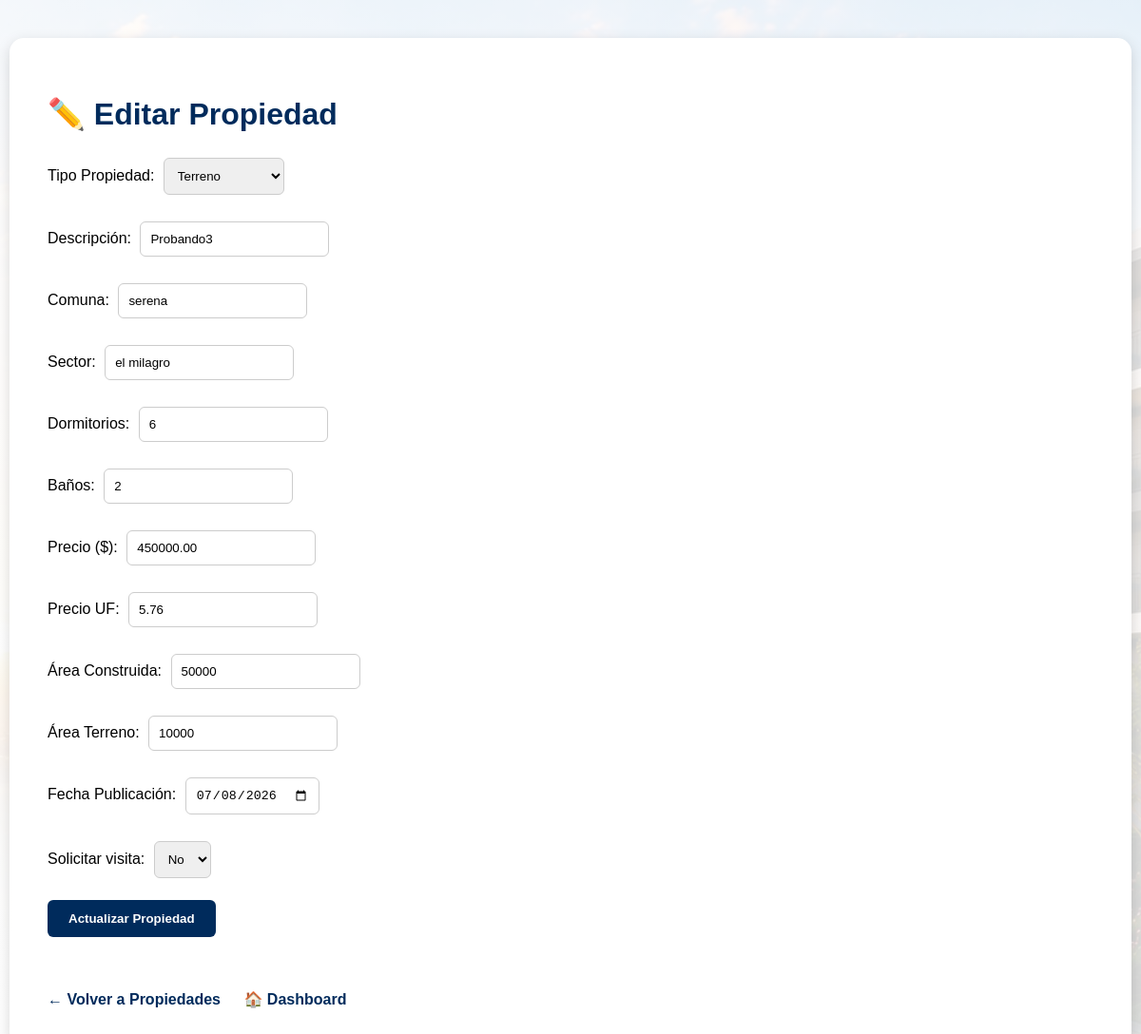
The app's page /editar_propiedad.php?id=23 (signed in) with its own data.
### tables this page shows
CREATE TABLE `propiedades` (
  `id` int(11) NOT NULL,
  `tipo` varchar(50) DEFAULT NULL,
  `descripcion` varchar(255) DEFAULT NULL,
  `dormitorios` int(11) DEFAULT NULL,
  `banos` int(11) DEFAULT NULL,
  `precio` decimal(12,2) DEFAULT NULL,
  `precioUF` decimal(10,2) DEFAULT NULL,
  `areaConstruida` int(11) DEFAULT NULL,
  `areaTerreno` int(11) DEFAULT NULL,
  `fecha` date DEFAULT NULL,
  `visita` varchar(10) DEFAULT NULL,
  `caracteristicas` text DEFAULT NULL,
  `id_usuario` int(11) DEFAULT NULL,
  `estado` varchar(30) NOT NULL DEFAULT 'Publicada',
  `comuna` varchar(100) DEFAULT NULL,
  `sector` varchar(150) DEFAULT NULL
);

### editar_propiedad.php (the view, shortened to what this page needs)
<?php
include("conexion.php");
$id = $_GET["id"];
$id_usuario = $_SESSION["id"];
$rol = $_SESSION["rol"];
if ($rol == "Administrador" || $rol == "Gestor") {
    $sql = "SELECT * FROM propiedades WHERE id = $id";
} else {
    $sql = "SELECT * FROM propiedades
            WHERE id = $id
            AND id_usuario = '$id_usuario'";
}
$resultado = $conexion->query($sql);
$propiedad = $resultado->fetch_assoc();
?>
<!DOCTYPE html>
<html lang="es">
<head>
    <link rel="stylesheet" href="css/estilos.css">
</head>
<body>
<div class="contenedor-propiedades-crud">
    <h1>✏️ Editar Propiedad</h1>
    <form action="actualizar_propiedad.php" method="POST">
        <label>Tipo Propiedad:</label>
        <select name="tipo">
            <option value="Terreno" <?php if($propiedad['tipo'] == 'Terreno') echo 'selected'; ?>>Terreno</option>
        </select>
        <br><br>
        <label>Descripción:</label>
        <input type="text" name="descripcion" value="<?php echo $propiedad['descripcion']; ?>">
        <br><br>
        <label>Comuna:</label>
        <input type="text"
        name="comuna"
        value="<?php echo $propiedad['comuna']; ?>"
        oninput="this.value = this.value.replace(/[^a-zA-ZáéíóúÁÉÍÓÚñÑüÜ\s]/g, '')">
        <br><br>
        <label>Sector:</label>
        <input type="text"
        name="sector"
        value="<?php echo $propiedad['sector']; ?>"
        oninput="this.value = this.value.replace(/[^a-zA-ZáéíóúÁÉÍÓÚñÑüÜ\s]/g, '')">
        <br><br>
        <label>Dormitorios:</label>
        <input type="number" name="dormitorios" value="<?php echo $propiedad['dormitorios']; ?>">
        <br><br>
        <label>Baños:</label>
        <input type="number" name="banos" value="<?php echo $propiedad['banos']; ?>">
        <br><br>
        <label>Precio ($):</label>
        <input type="number" name="precio" value="<?php echo $propiedad['precio']; ?>">
        <br><br>
        <label>Precio UF:</label>
        <input type="number" name="precioUF" value="<?php echo $propiedad['precioUF']; ?>">
        <br><br>
        <label>Área Construida:</label>
        <input type="number" name="areaConstruida" value="<?php echo $propiedad['areaConstruida']; ?>">
        <br><br>
        <label>Área Terreno:</label>
        <input type="number" name="areaTerreno" value="<?php echo $propiedad['areaTerreno']; ?>">
        <br><br>
        <label>Fecha Publicación:</label>
        <input type="date" name="fecha" value="<?php echo $propiedad['fecha']; ?>">
        <br><br>
        <label>Solicitar visita:</label>
        <select name="visita">
            <option value="No" <?php if($propiedad['visita'] == 'No') echo 'selected'; ?>>No</option>
        </select>
        <br><br>
        <button type="submit">Actualizar Propiedad</button>
    </form>
    <br><br>
    <a href="propiedades.php" class="volver">← Volver a Propiedades</a>
    <a href="dashboard.php" class="volver">🏠 Dashboard</a>
</div>
</body>
</html>

### css/estilos.css (style rules this page uses)
body { font-family: Arial, sans-serif; margin: 0; background-image: linear-gradient( rgba(255,255,255,0.85), rgba(255,255,255,0.85)), url("../img/banner.jpg"); background-size: cover; background-position: center; background-attachment: fixed; }
.volver { display: inline-block; margin-top: 15px; color: #002b5c; font-weight: bold; text-decoration: none; }
.volver { display: inline-block; margin-top: 20px; margin-right: 20px; color: #002b5c; text-decoration: none; font-weight: bold; }
.contenedor-propiedades-crud { max-width: 1100px; margin: 40px auto; background: white; padding: 40px; border-radius: 15px; box-shadow: 0 5px 15px rgba(0,0,0,0.15); }
.contenedor-propiedades-crud h1, .contenedor-propiedades-crud h2 { color: #002b5c; }
.contenedor-propiedades-crud form { background: transparent; box-shadow: none; padding: 0; }
.contenedor-propiedades-crud input, .contenedor-propiedades-crud select { padding: 10px; border: 1px solid #ccc; border-radius: 6px; margin: 5px; }
.contenedor-propiedades-crud button { background: #002b5c; color: white; border: none; padding: 12px 22px; border-radius: 6px; font-weight: bold; cursor: pointer; }
input[type=number] { -moz-appearance: textfield; appearance: textfield; }

### records on screen
propiedades: tipo "Terreno", descripcion "Probando3", comuna "serena", sector "el milagro", dormitorios "6", banos "2", precio "450000.00", precioUF "5.76", areaConstruida "50000", areaTerreno "10000", fecha "07/08/2026", visita "No"
